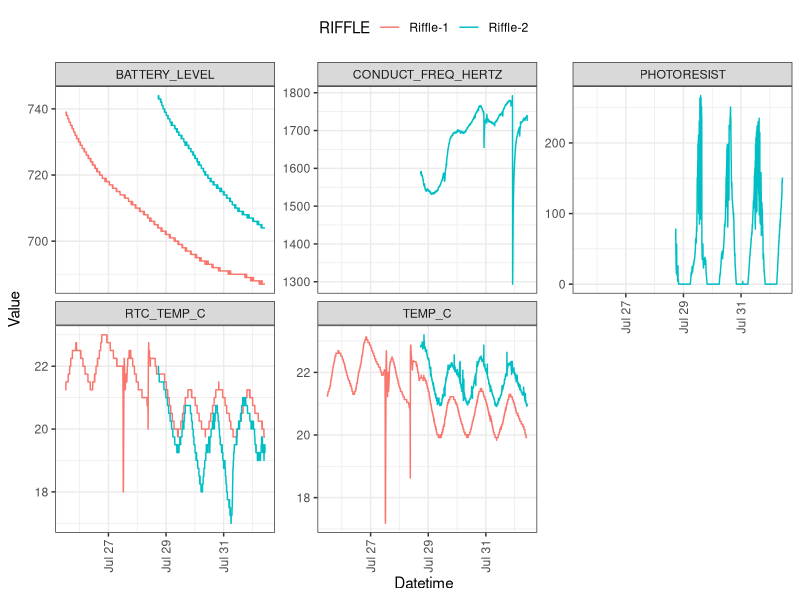
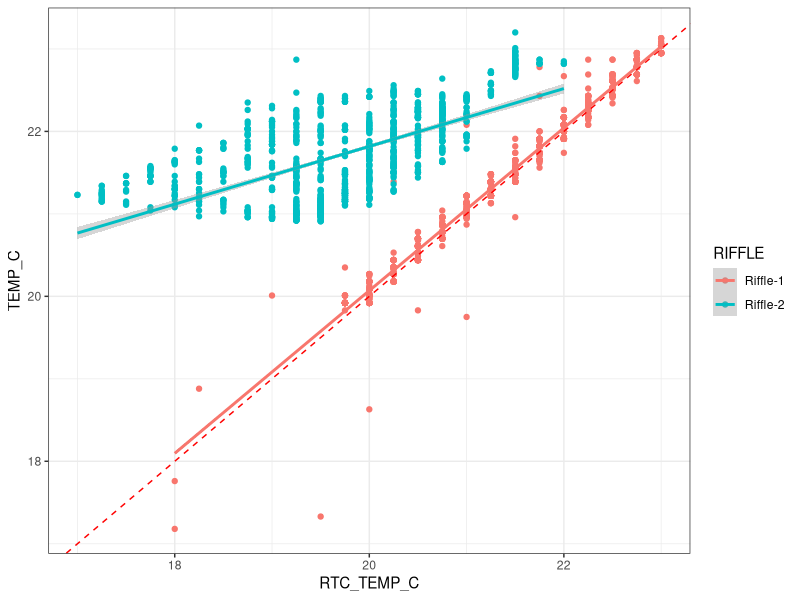
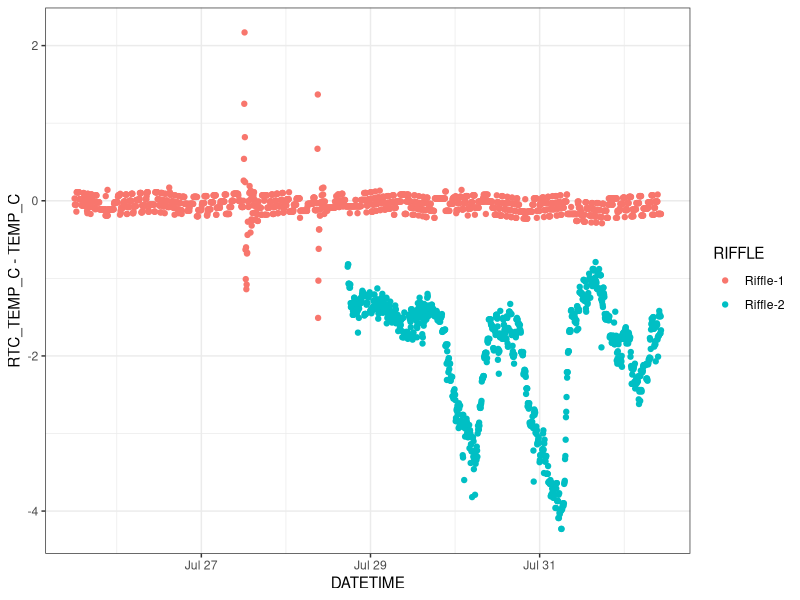
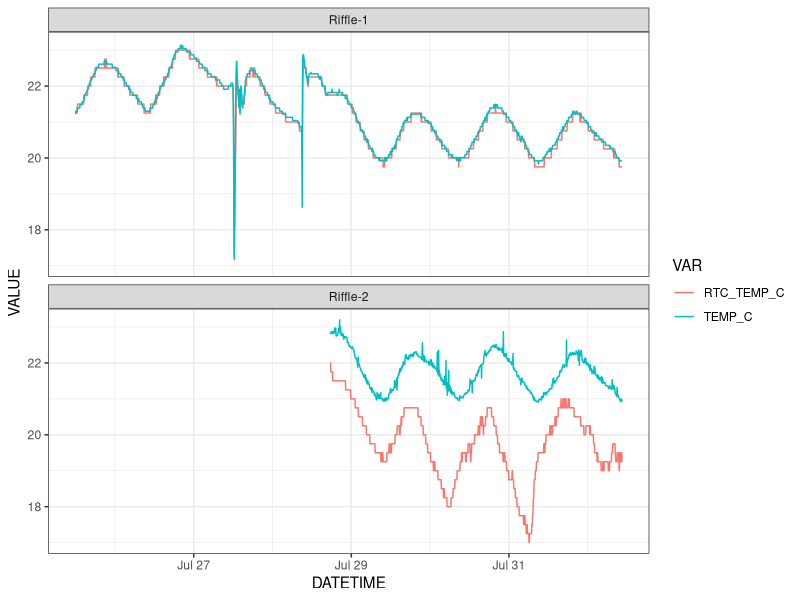
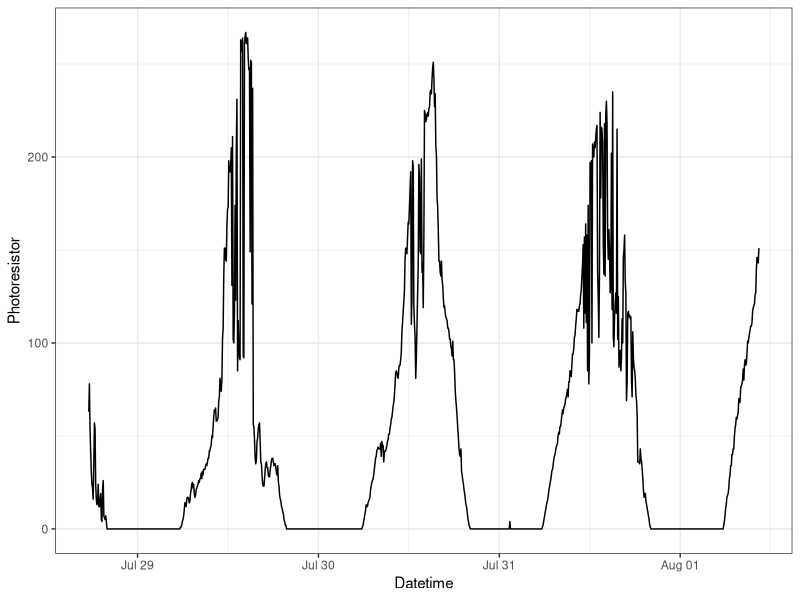
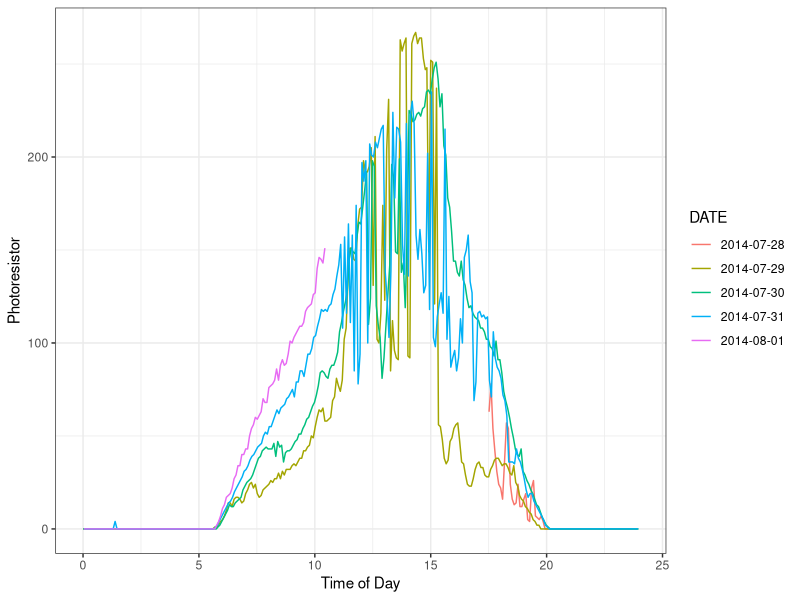
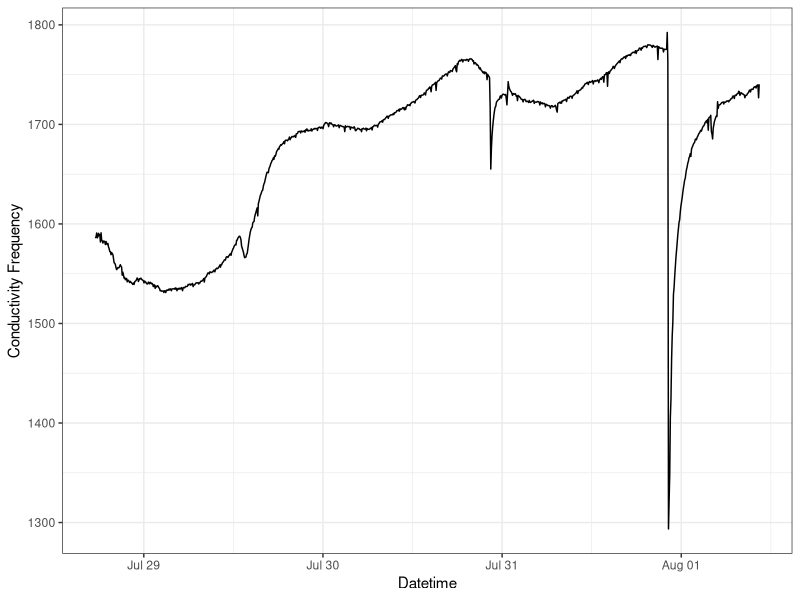

These figures' R source, in order:
## ---- chunk 1
library(lubridate)
library(dplyr)
library(tidyr)
library(ggplot2)
theme_set(theme_bw())
## ---- chunk 2
riffle1 <- read.csv('./data/riffle1Deploy.CSV', as.is=TRUE)
riffle2 <- read.csv('./data/riffle2Deploy.CSV', as.is=TRUE)
head(riffle1)
head(riffle2)
## ---- chunk 3
riffle1 <- mutate(riffle1,
                  DATETIME=ymd_hms(DATETIME),
                  RIFFLE='Riffle-1',
                  BATTERY_LEVEL=BATTERY_LEVEL*100)
riffle2 <- mutate(riffle2,
                  DATETIME_REG=ymd_hms(DATETIME_REG),
                  RIFFLE='Riffle-2')
summary(riffle1)
summary(riffle2)
## ---- chunk 4
riffle1 <- gather(riffle1, VAR, VALUE, RTC_TEMP_C:BATTERY_LEVEL) %>%
  filter(DATETIME >= ymd_hm("2014-07-25 12:00"),
         DATETIME <= ymd_hm("2014-08-01 10:30"))
riffle2 <- mutate(riffle2, DATETIME=DATETIME_REG) %>%
  dplyr::select(-DATETIME_UNIX, -DATETIME_REG) %>%
  gather(VAR, VALUE, RTC_TEMP_C, TEMP_C, 
         CONDUCT_FREQ_HERTZ, PHOTORESIST, BATTERY_LEVEL) %>%
  filter(DATETIME >= ymd_hm("2014-07-28 17:30"),
         DATETIME <= ymd_hm("2014-08-01 10:30"))
df <- rbind(riffle1, riffle2) %>%
  mutate(RIFFLE=factor(RIFFLE))
summary(df)
## ---- chunk 5
ggplot(df, aes(DATETIME, VALUE, color=RIFFLE)) +
  geom_line() +
  facet_wrap(~VAR, scales='free_y') +
  labs(x='Datetime', y='Value') +
  theme(axis.text.x=element_text(angle=90, hjust=1, vjust=0.5),
        legend.position='top')
## ---- chunk 6
spread(df, VAR, VALUE) %>%
  ggplot(aes(RTC_TEMP_C, TEMP_C, color=RIFFLE)) +
  geom_point() +
  geom_abline(color='red', linetype=2) +
  geom_smooth(method='lm')
## ---- chunk 7
spread(df, VAR, VALUE) %>%
  ggplot(aes(DATETIME, RTC_TEMP_C-TEMP_C, color=RIFFLE)) +
  geom_point()
## ---- chunk 8
filter(df, VAR %in% c("RTC_TEMP_C", "TEMP_C")) %>%
ggplot(aes(DATETIME, VALUE, color=VAR)) +
  geom_line() +
  facet_wrap(~RIFFLE, ncol=1)
## ---- chunk 9
filter(df, VAR=='PHOTORESIST') %>%
  ggplot(aes(DATETIME, VALUE)) +
  geom_line() +
  labs(x='Datetime', y='Photoresistor')
## ---- chunk 10
filter(df, VAR=='PHOTORESIST') %>%
  mutate(DATE=factor(floor_date(DATETIME, unit='day')),
         DECIMAL_TIME=hour(DATETIME)+minute(DATETIME)/60) %>%
  ggplot(aes(DECIMAL_TIME, VALUE, color=DATE)) +
  geom_line() +
  labs(x='Time of Day', y='Photoresistor')
## ---- chunk 11
filter(df, VAR=='CONDUCT_FREQ_HERTZ') %>%
  ggplot(aes(DATETIME, VALUE)) +
  geom_line() +
  labs(x='Datetime', y='Conductivity Frequency')
